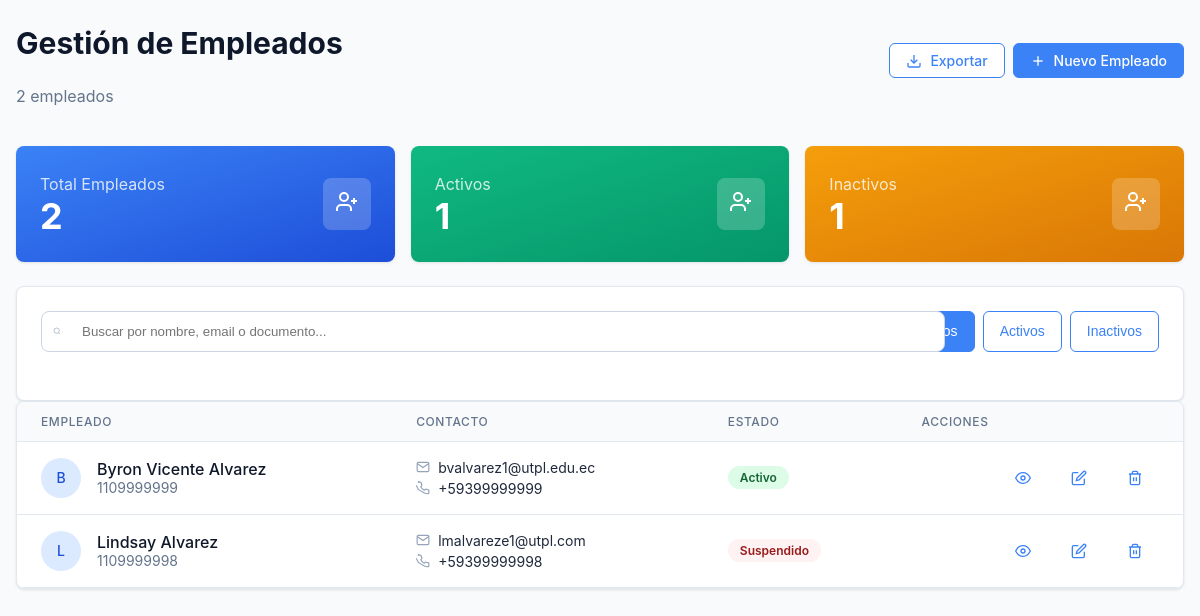
/empleados/, run on the app's committed database.
### empleados/models.py (models this page shows, shortened)
class Empleado(models.Model):
    ESTADO_CHOICES = [
        ('activo', 'Activo'),
        ('suspendido', 'Suspendido'),
        ('baja', 'Baja'),
    ]
    empresa_id = models.IntegerField()
    nombres = models.CharField(max_length=100)
    apellidos = models.CharField(max_length=100)
    documento = models.CharField(max_length=50)
    email = models.EmailField(unique=True)
    telefono = models.CharField(max_length=20)
    direccion = models.TextField()
    fecha_nacimiento = models.DateField()
    fecha_ingreso = models.DateField()
    unidad_id = models.IntegerField()
    puesto_id = models.IntegerField()
    manager_id = models.ForeignKey('self', on_delete=models.SET_NULL, null=True, blank=True)
    foto_url = models.URLField(blank=True, null=True)
    estado = models.CharField(max_length=20, choices=ESTADO_CHOICES, default='activo')

### empleados/views.py (the view)
# urls.py: path('', views.EmpleadoListView.as_view(), name='empleado_list'),
class EmpleadoListView(ListView):
    model = Empleado
    template_name = 'empleados/empleado_list.html'
    context_object_name = 'empleados'
    def get_context_data(self, **kwargs):
        context = super().get_context_data(**kwargs)
        empleados = context['empleados']
        context['total_empleados'] = empleados.count()
        context['activos'] = empleados.filter(estado='activo').count()
        context['inactivos'] = empleados.filter(estado__in=['suspendido', 'baja']).count()
        return context

### templates/empleados/empleado_list.html (shortened to what this page needs)
<!DOCTYPE html>
<html lang="es">
<head>
    {% load static %}
    <link rel="stylesheet" href="{% static 'css/styles.css' %}">
</head>
<body>
    <div class="container">
        <div class="header">
            <div>
                <h2>Gestión de Empleados</h2>
                <p>{{ empleados|length }} empleados</p>
            </div>
            <div style="display: flex; gap: 0.5rem;">
                <a href="#" class="btn btn-outline" onclick="exportarEmpleados()">
                    <svg width="16" height="16" viewBox="0 0 24 24" fill="none" stroke="currentColor" stroke-width="2">
                        <path d="M21 15v4a2 2 0 0 1-2 2H5a2 2 0 0 1-2-2v-4"/>
                        <polyline points="7,10 12,15 17,10"/>
                        <line x1="12" y1="15" x2="12" y2="3"/>
                    </svg>
                    Exportar
                </a>
                <a href="#" class="btn btn-primary" onclick="abrirModalCrear()">
                    <svg width="16" height="16" viewBox="0 0 24 24" fill="none" stroke="currentColor" stroke-width="2">
                        <line x1="12" y1="5" x2="12" y2="19"/>
                        <line x1="5" y1="12" x2="19" y2="12"/>
                    </svg>
                    Nuevo Empleado
                </a>
            </div>
        </div>
        <div class="stats-grid">
            <div class="card card-gradient-blue">
                <div class="card-content">
                    <div>
                        <p>Total Empleados</p>
                        <h3>{{ total_empleados }}</h3>
                    </div>
                    <div class="card-icon">
                        <svg width="24" height="24" viewBox="0 0 24 24" fill="none" stroke="currentColor" stroke-width="2">
                            <path d="M16 21v-2a4 4 0 0 0-4-4H6a4 4 0 0 0-4 4v2"/>
                            <circle cx="9" cy="7" r="4"/>
                            <path d="M19 8v6"/>
                            <path d="M22 11h-6"/>
                        </svg>
                    </div>
                </div>
            </div>
            <div class="card card-gradient-green">
                <div class="card-content">
                    <div>
                        <p>Activos</p>
                        <h3>{{ activos }}</h3>
                    </div>
                    <div class="card-icon">
                        <svg width="24" height="24" viewBox="0 0 24 24" fill="none" stroke="currentColor" stroke-width="2">
                            <path d="M16 21v-2a4 4 0 0 0-4-4H6a4 4 0 0 0-4 4v2"/>
                            <circle cx="9" cy="7" r="4"/>
                            <path d="M19 8v6"/>
                            <path d="M22 11h-6"/>
                        </svg>
                    </div>
                </div>
            </div>
            <div class="card card-gradient-orange">
                <div class="card-content">
                    <div>
                        <p>Inactivos</p>
                        <h3>{{ inactivos }}</h3>
                    </div>
                    <div class="card-icon">
                        <svg width="24" height="24" viewBox="0 0 24 24" fill="none" stroke="currentColor" stroke-width="2">
                            <path d="M16 21v-2a4 4 0 0 0-4-4H6a4 4 0 0 0-4 4v2"/>
                            <circle cx="9" cy="7" r="4"/>
                            <path d="M19 8v6"/>
                            <path d="M22 11h-6"/>
                        </svg>
                    </div>
                </div>
            </div>
        </div>
        <div class="card">
            <div class="search-filter">
                <div class="search-input">
                    <svg width="8" height="20" viewBox="0 0 24 24" fill="none" stroke="currentColor" stroke-width="2">
                        <circle cx="11" cy="11" r="8"/>
                        <path d="m21 21-4.35-4.35"/>
                    </svg>
                    <input
                        type="text"
                        id="searchInput"
                        placeholder="Buscar por nombre, email o documento..."
                        onkeyup="filtrarEmpleados()"
                    />
                </div>
                <div class="filter-buttons">
                    <button class="btn btn-primary" onclick="filtrarPorEstado('todos')">Todos</button>
                    <button class="btn btn-outline" onclick="filtrarPorEstado('activo')">Activos</button>
                    <button class="btn btn-outline" onclick="filtrarPorEstado('inactivo')">Inactivos</button>
                </div>
            </div>
        </div>
        <div class="table-container">
            <table class="table">
                <thead>
                    <tr>
                        <th>Empleado</th>
                        <th>Contacto</th>
                        <th>Estado</th>
                        <th>Acciones</th>
                    </tr>
                </thead>
                <tbody id="empleadosTableBody">
                    {% for empleado in empleados %}
                    <tr data-estado="{{ empleado.estado }}">
                        <td>
                            <div class="employee-info">
                                <div class="avatar">
                                    {{ empleado.nombres|first|upper }}
                                </div>
                                <div>
                                    <div class="employee-name">{{ empleado.nombres }} {{ empleado.apellidos }}</div>
                                    <div class="employee-username">{{ empleado.documento }}</div>
                                </div>
                            </div>
                        </td>
                        <td>
                            <div class="contact-info">
                                <div class="contact-item">
                                    <svg width="14" height="14" viewBox="0 0 24 24" fill="none" stroke="currentColor" stroke-width="2">
                                        <path d="M4 4h16c1.1 0 2 .9 2 2v12c0 1.1-.9 2-2 2H4c-1.1 0-2-.9-2-2V6c0-1.1.9-2 2-2z"/>
                                        <polyline points="22,6 12,13 2,6"/>
                                    </svg>
                                    {{ empleado.email }}
                                </div>
                                {% if empleado.telefono %}
                                <div class="contact-item">
                                    {{ empleado.telefono }}
                                </div>
                                {% endif %}
                            </div>
                        </td>
                        <td>
                            <span class="status-badge {% if empleado.estado == 'activo' %}status-active{% else %}status-inactive{% endif %}">
                                {{ empleado.get_estado_display }}
                            </span>
                        </td>
                        <td>
                            <div class="actions">
                                <a href="{% url 'empleado_detail' empleado.pk %}" class="btn btn-ghost">
                                    <svg width="16" height="16" viewBox="0 0 24 24" fill="none" stroke="currentColor" stroke-width="2">
                                        <path d="M1 12s4-8 11-8 11 8 11 8-4 8-11 8-11-8-11-8z"/>
                                        <circle cx="12" cy="12" r="3"/>
                                    </svg>
                                </a>
                                <a href="#" class="btn btn-ghost" onclick="abrirModalEditar({{ empleado.pk }})">
                                    <svg width="16" height="16" viewBox="0 0 24 24" fill="none" stroke="currentColor" stroke-width="2">
                                        <path d="M11 4H4a2 2 0 0 0-2 2v14a2 2 0 0 0 2 2h14a2 2 0 0 0 2-2v-7"/>
                                        <path d="M18.5 2.5a2.121 2.121 0 0 1 3 3L12 15l-4 1 1-4 9.5-9.5z"/>
                                    </svg>
                                </a>
                                <a href="#" class="btn btn-ghost" onclick="abrirModalEliminar({{ empleado.pk }}, '{{ empleado.nombres }} {{ empleado.apellidos }}')">
                                    <svg width="16" height="16" viewBox="0 0 24 24" fill="none" stroke="currentColor" stroke-width="2">
                                        <polyline points="3,6 5,6 21,6"/>
                                        <path d="M19,6v14a2,2 0 0,1-2,2H7a2,2 0 0,1-2-2V6m3,0V4a2,2 0 0,1,2-2h4a2,2 0 0,1,2,2v2"/>
                                        <line x1="10" y1="11" x2="10" y2="17"/>
                                        <line x1="14" y1="11" x2="14" y2="17"/>
                                    </svg>
                                </a>
                            </div>
                        </td>
                    </tr>
                    {% endfor %}
                </tbody>
            </table>
        </div>
    </div>
</body>
</html>

### static/css/styles.css (style rules this page uses)
body { font-family: 'Inter', sans-serif; background-color: #f8fafc; color: #1e293b; margin: 0; padding: 0; }
.container { max-width: 1200px; margin: 0 auto; padding: 0 1rem; }
.header { display: flex; justify-content: space-between; align-items: center; margin-bottom: 1.5rem; }
.header h2 { font-size: 1.875rem; font-weight: bold; color: #0f172a; }
.header p { color: #64748b; }
.btn { display: inline-flex; align-items: center; gap: 0.5rem; padding: 0.5rem 1rem; border-radius: 0.375rem; font-size: 0.875rem; font-weight: 500; text-decoration: none; border: 1px solid; cursor: pointer; transition: all 0.2s; }
.btn-primary { background-color: #3b82f6; color: white; border-color: #3b82f6; }
.btn-outline { background-color: white; color: #3b82f6; border-color: #3b82f6; }
.btn-ghost { background-color: transparent; color: #3b82f6; border: none; }
.stats-grid { display: grid; grid-template-columns: repeat(auto-fit, minmax(250px, 1fr)); gap: 1rem; margin-bottom: 1.5rem; }
.card { background: white; border-radius: 0.5rem; box-shadow: 0 1px 3px 0 rgba(0, 0, 0, 0.1); padding: 1.5rem; border: 1px solid #e2e8f0; }
.card-gradient-blue { background: linear-gradient(to bottom right, #3b82f6, #1d4ed8); color: white; border: none; }
.card-gradient-green { background: linear-gradient(to bottom right, #10b981, #059669); color: white; border: none; }
.card-gradient-orange { background: linear-gradient(to bottom right, #f59e0b, #d97706); color: white; border: none; }
.card-content { display: flex; justify-content: space-between; align-items: center; }
.card-icon { padding: 0.75rem; background: rgba(255, 255, 255, 0.2); border-radius: 0.5rem; }
.card h3 { font-size: 2.25rem; font-weight: bold; margin: 0; }
.card p { margin: 0.25rem 0 0 0; opacity: 0.8; }
.search-filter { display: flex; flex-direction: column; gap: 1rem; margin-bottom: 1.5rem; }
.search-input { position: relative; flex: 1; }
.search-input input { width: 100%; padding: 0.75rem 1rem 0.75rem 2.5rem; border: 1px solid #cbd5e1; border-radius: 0.5rem; background: white; color: #1e293b; }
.search-input svg { position: absolute; left: 0.75rem; top: 50%; transform: translateY(-50%); color: #94a3b8; }
.filter-buttons { display: flex; gap: 0.5rem; }
.table-container { overflow-x: auto; background: white; border-radius: 0.5rem; box-shadow: 0 1px 3px 0 rgba(0, 0, 0, 0.1); border: 1px solid #e2e8f0; }
.table { width: 100%; border-collapse: collapse; }
.table th { padding: 0.75rem 1.5rem; text-align: left; font-size: 0.75rem; font-weight: 500; color: #64748b; text-transform: uppercase; letter-spacing: 0.05em; background: #f8fafc; border-bottom: 1px solid #e2e8f0; }
.table td { padding: 1rem 1.5rem; border-bottom: 1px solid #e2e8f0; }
.avatar { width: 2.5rem; height: 2.5rem; border-radius: 50%; background: #dbeafe; display: flex; align-items: center; justify-content: center; color: #1d4ed8; font-weight: 500; font-size: 0.875rem; }
.employee-info { display: flex; align-items: center; gap: 1rem; }
.employee-name { font-weight: 500; color: #0f172a; }
.employee-username { color: #64748b; font-size: 0.875rem; }
.contact-info { display: flex; flex-direction: column; gap: 0.25rem; }
.contact-item { display: flex; align-items: center; gap: 0.5rem; font-size: 0.875rem; }
.contact-item svg { color: #94a3b8; }
.status-badge { padding: 0.25rem 0.75rem; font-size: 0.75rem; font-weight: 600; border-radius: 9999px; display: inline-flex; }
.status-active { background: #dcfce7; color: #166534; }
.status-inactive { background: #fef2f2; color: #991b1b; }
.actions { display: flex; justify-content: flex-end; gap: 0.5rem; }
@media (min-width: 768px) { .search-filter { flex-direction: row; } }

### data on the page
Empleado: nombres|first "B", nombres "Byron Vicente", apellidos "Alvarez", documento "1109999999", email "bvalvarez1@utpl.edu.ec", telefono "+59399999999", estado "Activo"
Empleado: nombres|first "L", nombres "Lindsay", apellidos "Alvarez", documento "1109999998", email "lmalvareze1@utpl.com", telefono "+59399999998", estado "Suspendido"

### other printed values
{{ empleados|length }} "2"
{{ total_empleados }} "2"
{{ activos }} "1"
{{ inactivos }} "1"
